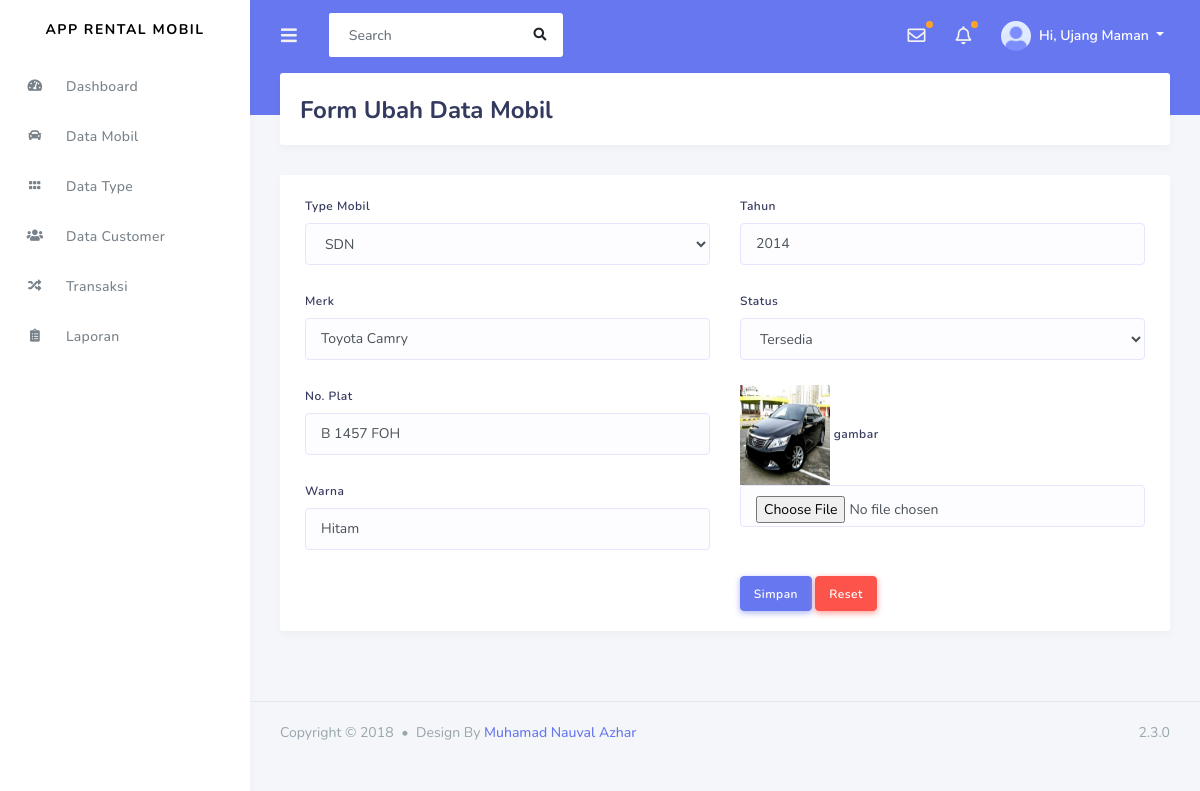
/admin/Data_mobil/ubah_mobil/1, run on an earlier commit of the app's database.
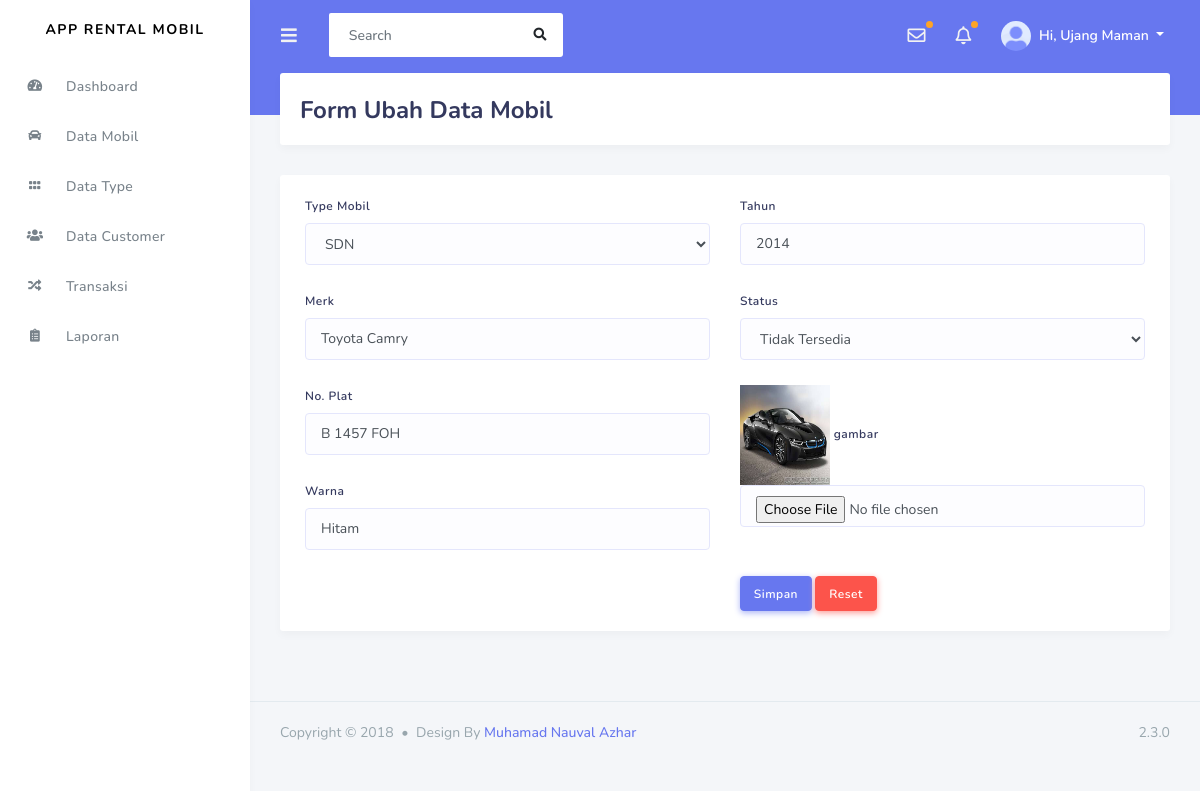
And on a later commit of the database.
### tables this page shows
CREATE TABLE `mobil` (
  `id_mobil` int(11) NOT NULL,
  `kode_type` varchar(120) NOT NULL,
  `merk` varchar(120) NOT NULL,
  `no_plat` varchar(20) NOT NULL,
  `warna` varchar(20) NOT NULL,
  `tahun` varchar(4) NOT NULL,
  `status` varchar(50) NOT NULL,
  `gambar` varchar(255) NOT NULL
);

### application/controllers/admin/Data_mobil.php (called while the page is built, shortened)
<?php
class Data_mobil extends CI_Controller
{
  public function ubah_mobil($id_mobil)
  {
    $data['mobil'] = $this->rental_model->getDataMobilById($id_mobil);
    $data['type'] = $this->rental_model->getDataType();
    $data['typeMobil'] = ['SDN', 'LMB', 'MNV'];
    $this->form_validation->set_rules('merk', 'Merk', 'required|trim', [
      'required' => 'Merk Tidak Boleh Kosong'
    ]);
    $this->form_validation->set_rules('no_plat', 'No plat', 'required|trim', [
      'required' => 'No. Plat Tidak Boleh Kosong'
    ]);
    $this->form_validation->set_rules('warna', 'Warna', 'required|trim', [
      'required' => 'Warna Tidak Boleh Kosong'
    ]);
    $this->form_validation->set_rules('tahun', 'Tahun', 'required|trim|integer', [
      'required' => 'Tahun Tidak Boleh Kosong',
      'integer' => 'Tahun Harus Angka'
    ]);
    if ($this->form_validation->run() == false) {
      $this->load->view('templates_admin/header');
      $this->load->view('templates_admin/sidebar');
      $this->load->view('admin/form_ubah_mobil', $data);
      $this->load->view('templates_admin/footer');
    }
  }
}

### index.php (called while the page is built, shortened)
<?php
require_once BASEPATH.'core/CodeIgniter.php';

### application/models/rental_model.php (called while the page is built, shortened)
<?php
class rental_model extends CI_model
{
    public function getDataMobilById($id_mobil)
    {
        return $this->db->get_where('mobil', ['id_mobil' => $id_mobil])->row_array();
    }
}

### application/views/admin/form_ubah_mobil.php (the view, shortened to what the changed rows need)
<div class="main-content">
    <section class="section">
        <div class="section-header">
            <h1>Form Ubah Data Mobil</h1>
        </div>
        <div class="card">
            <div class="card-body">
                <form action="" method="post" enctype="multipart/form-data" autocomplete="off">
                    <div class="row">
                        <div class="col-md-6">
                            <div class="form-group">
                                <label for="kode_type">Type Mobil</label>
                                <select name="kode_type" id="kode_type" class="form-control">
                                    <?php foreach ($typeMobil as $typ) : ?>
                                    <?php if ($typ == $mobil['kode_type']) : ?>
                                    <option value="<?= $typ; ?>" selected><?= $typ; ?></option>
                                    <?php else : ?>
                                    <option value="<?= $typ; ?>"><?= $typ; ?></option>
                                    <?php endif; ?>
                                    <?php endforeach; ?>
                                </select>
                            </div>
                            <div class="form-group">
                                <label for="merk">Merk</label>
                                <input type="text" name="merk" id="merk" class="form-control" value="<?= $mobil['merk']; ?>">
                            </div>
                            <div class="form-group">
                                <label for="no_plat">No. Plat</label>
                                <input type="text" name="no_plat" id="no_plat" class="form-control" value="<?= $mobil['no_plat']; ?>">
                            </div>
                            <div class="form-group">
                                <label for="warna">Warna</label>
                                <input type="text" name="warna" id="warna" class="form-control" value="<?= $mobil['warna']; ?>">
                            </div>
                        </div>
                        <div class="col-md-6">
                            <div class="form-group">
                                <label for="tahun">Tahun</label>
                                <input type="text" name="tahun" id="tahun" class="form-control" value="<?= $mobil['tahun']; ?>">
                            </div>
                            <div class="form-group">
                                <label for="status">Status</label>
                                <select name="status" id="status" class="form-control">
                                    <option <?php if ($mobil['status'] == 1) {
                                                echo "selected='selected'";
                                            }
                                            echo $mobil['status']; ?> value="1">Tersedia</option>
                                    <option <?php if ($mobil['status'] == 0) {
                                                echo "selected='selected'";
                                            }
                                            echo $mobil['status']; ?> value="0">Tidak Tersedia</option>
                                </select>
                            </div>
                            <div class="form-group">
                                <img src="<?= base_url('assets/img/imgcar/') . $mobil['gambar']; ?>" width="90px" height="100px">
                                <label for="">gambar</label>
                                <input type="file" name="gambar" class="form-control">
                            </div>
                        </div>
                    </div>
                </form>
            </div>
        </div>
    </section>
</div>

What changed in the data, as far as the page shows it:
changed mobil "SDN": status "Tersedia" → "Tidak Tersedia"; gambar: a different picture
